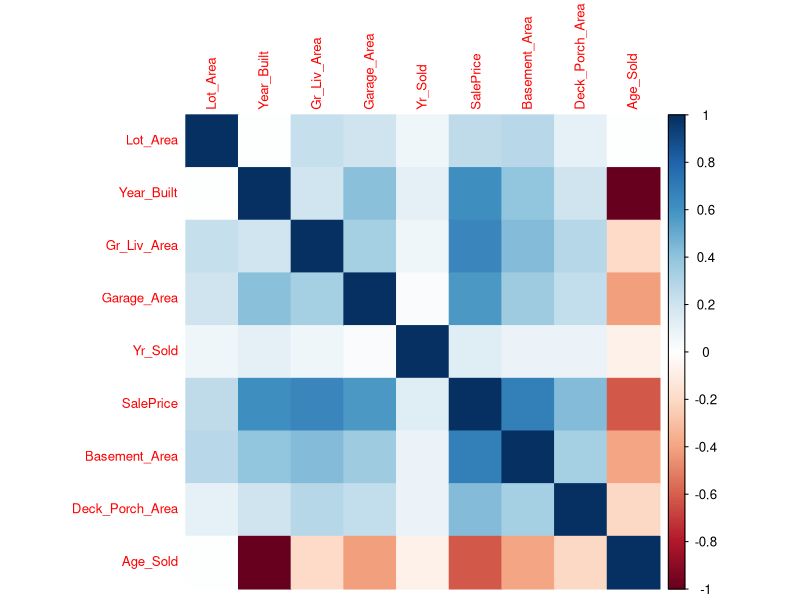
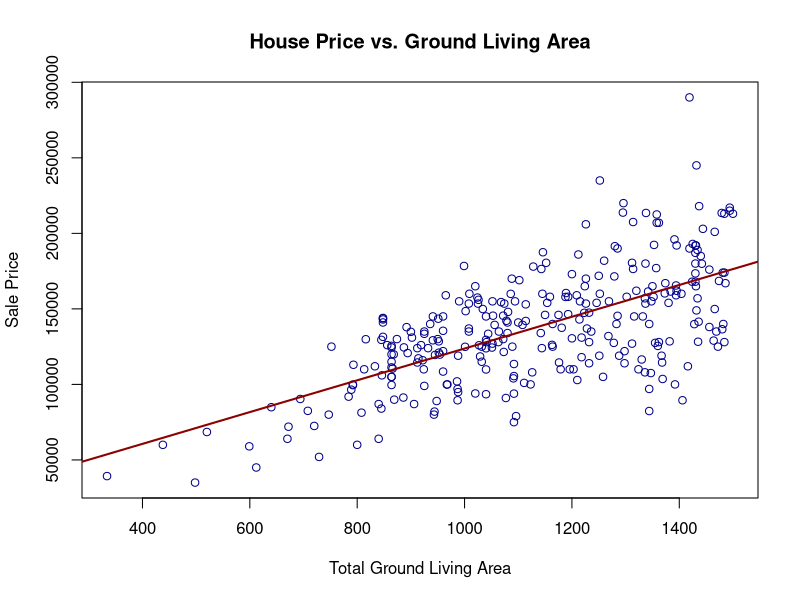
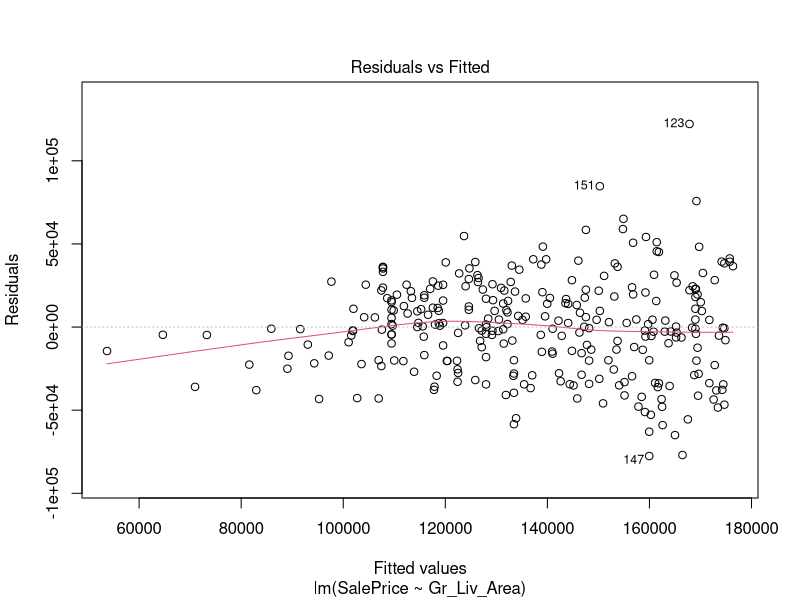
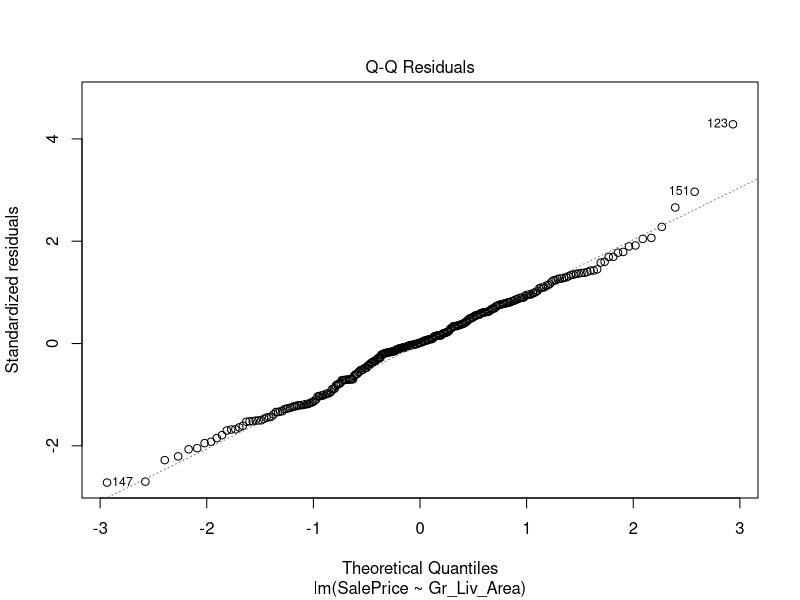
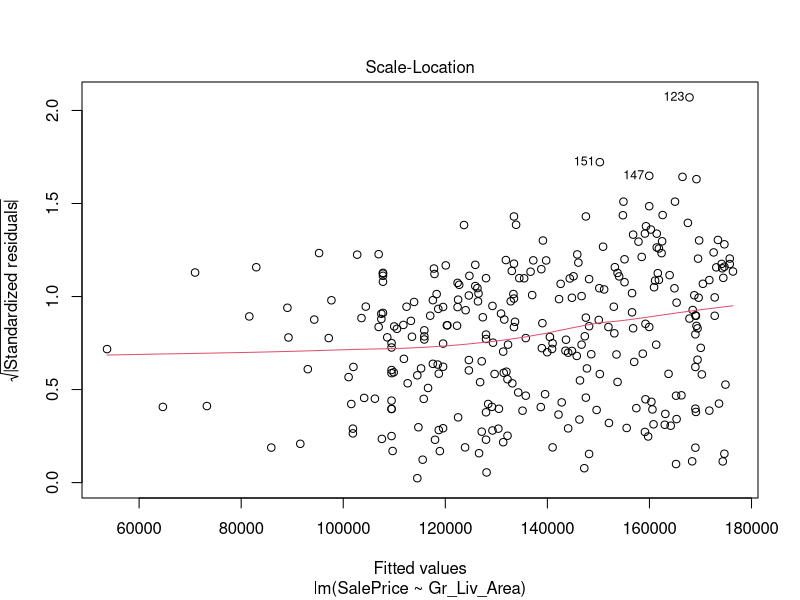
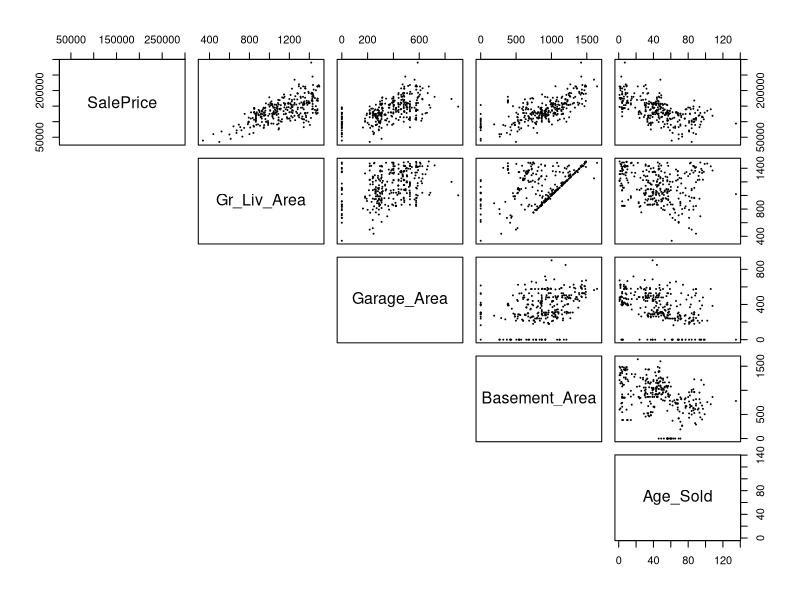
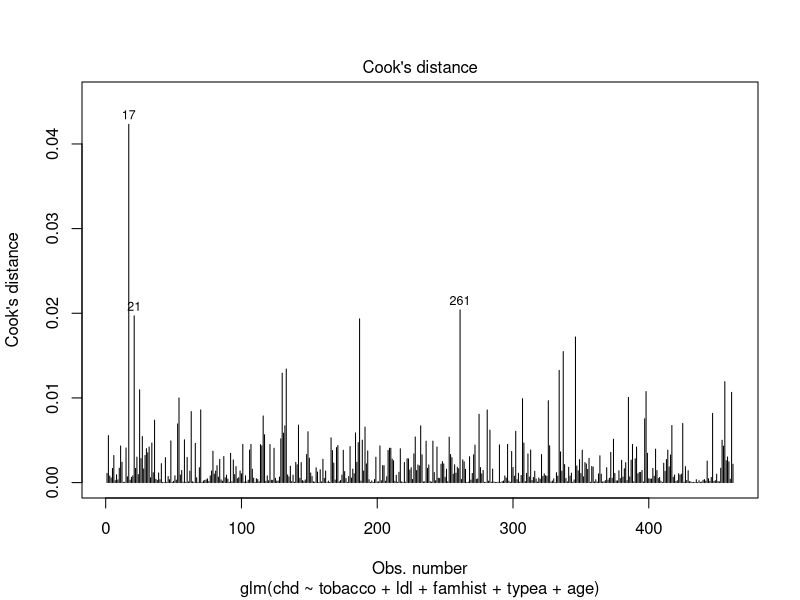
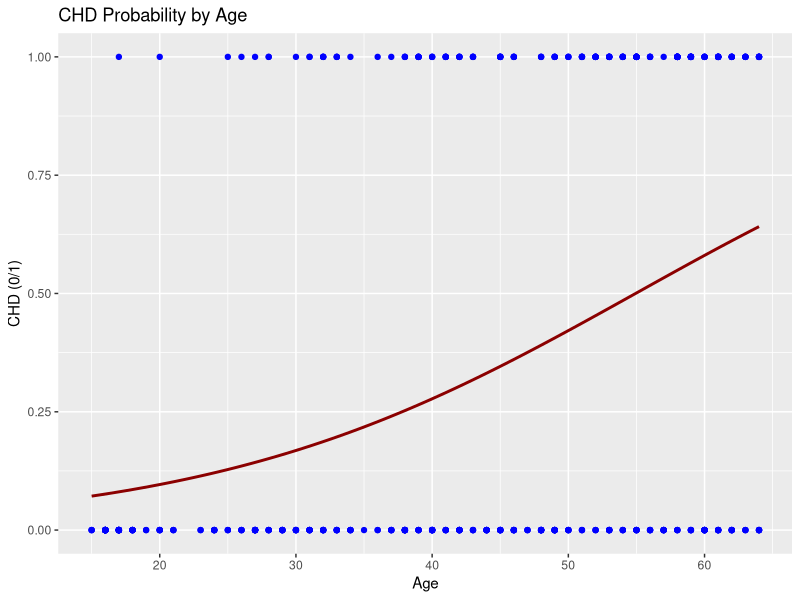

Recreate these plots in R, in order.
install.packages(c('car', 'corrplot', 'caret', 'carData', 'ggplot2', 'lattice'))

library(car)
library(corrplot)
library(caret)
library(carData)
library(ggplot2)
library(lattice)


house <- read.csv(file = 'ameshousing3.csv')
head(house)
str(house)


house_reduced <- house[, c('Lot_Area', 'Year_Built', 'Gr_Liv_Area',
                           'Garage_Area', 'Yr_Sold', 'SalePrice',
                           'Basement_Area', 'Deck_Porch_Area', 'Age_Sold')]


corr_matrix <- cor(house_reduced, use = "complete.obs")
corrplot(corr_matrix, method = "color", tl.cex = 0.8)


# Model 1: Simple regression
model_1 <- lm(SalePrice ~ Gr_Liv_Area, data = house_reduced)
summary(model_1)

# Visualize Model 1
plot(SalePrice ~ Gr_Liv_Area, data = house_reduced,
     col = "blue4", main = "House Price vs. Ground Living Area",
     xlab = "Total Ground Living Area", ylab = "Sale Price")
abline(model_1, col = "red4", lwd = 2)

# Residual diagnostics
plot(model_1, 1) 
plot(model_1, 2)  
plot(model_1, 3) 

# Progressive model building
model_2 <- lm(SalePrice ~ Gr_Liv_Area + Garage_Area, data = house_reduced)
model_3 <- lm(SalePrice ~ Gr_Liv_Area + Garage_Area + Basement_Area, data = house_reduced)
model_4 <- lm(SalePrice ~ Gr_Liv_Area + Garage_Area + Basement_Area + Age_Sold, data = house_reduced)
model_5 <- lm(SalePrice ~ Gr_Liv_Area + Age_Sold + Basement_Area, data = house_reduced)


summary(model_2)
summary(model_3)
summary(model_4)
summary(model_5)

# Multicollinearity check
vif(model_4)

# Pairwise relationships
pairs(house_reduced[, c("SalePrice", "Gr_Liv_Area", "Garage_Area", "Basement_Area", "Age_Sold")],
      lower.panel = NULL, pch = 19, cex = 0.2)

# Save correlation plot
png("outputs/correlation_plot.png")
corrplot(corr_matrix)
dev.off()

# Logistic Regression: CHD Dataset
CHD <- read.csv(file = 'CHD.csv')
head(CHD)
str(CHD)

# Logistic Model 1: Full model
model_logistic_1 <- glm(chd ~ sbp + tobacco + ldl + adiposity + famhist + 
                          typea + obesity + alcohol + age,
                        data = CHD, family = "binomial")
summary(model_logistic_1)

# Logistic Model 2: Reduced model
model_logistic_2 <- glm(chd ~ tobacco + ldl + famhist + typea + age,
                        data = CHD, family = "binomial")
summary(model_logistic_2)

# Variable importance
importance <- varImp(model_logistic_2, scale = FALSE)
importance

# Logistic Model 3: Minimal model
model_logistic_3 <- glm(chd ~ famhist + age, data = CHD, family = "binomial")
summary(model_logistic_3)

# Predictions and probabilities
CHD$probs <- predict(model_logistic_2, newdata = CHD, type = "response")
CHD$logits <- log(CHD$probs / (1 - CHD$probs))

# Diagnostic plots
plot(model_logistic_2, which = 4, id.n = 3)

# Check multicollinearity
vif(model_logistic_2)

# Logistic Regression Visualization
ggplot(CHD, aes(x = age, y = chd)) +
  geom_point(color = "blue") +
  stat_smooth(method = "glm", color = "red4", se = FALSE,
              method.args = list(family = binomial)) +
  labs(title = "CHD Probability by Age",
       x = "Age", y = "CHD (0/1)")


